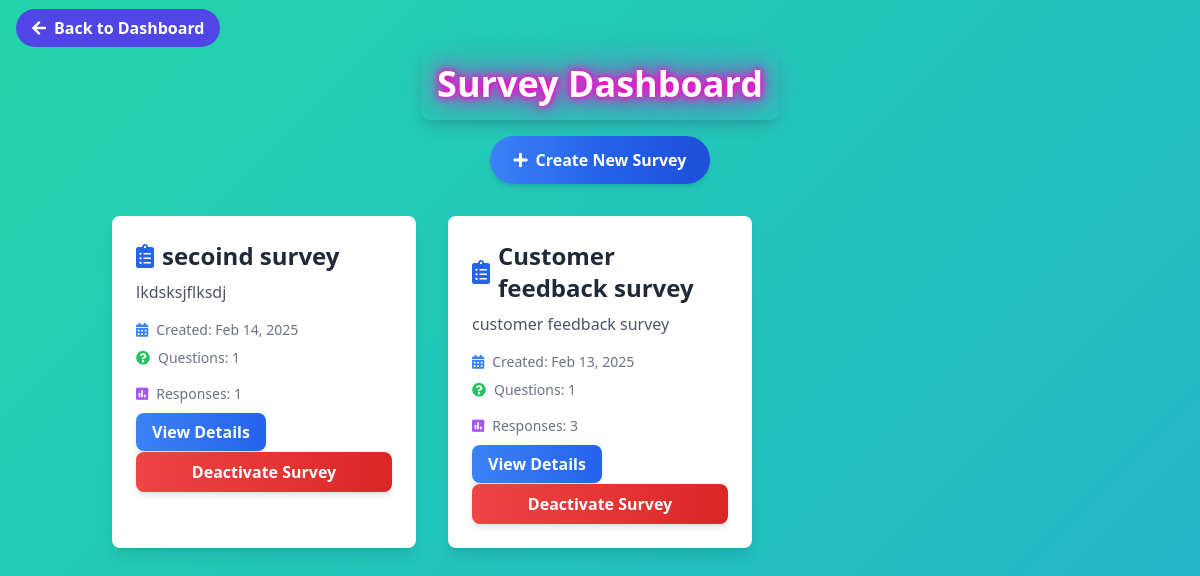
/survey/ (signed in), run on an earlier commit of the app's database.
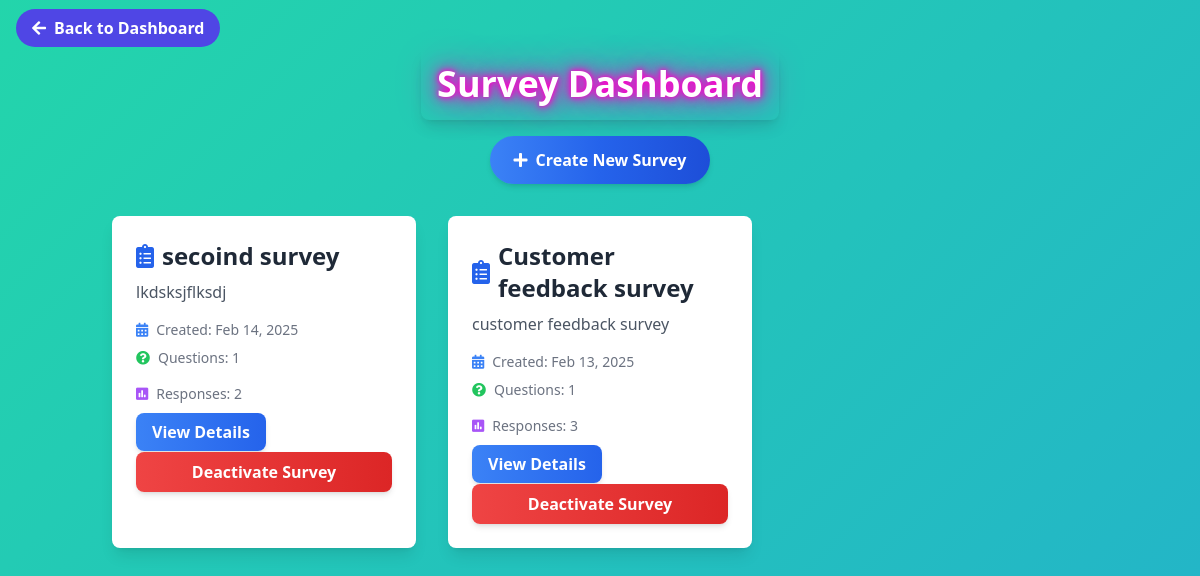
And on a later commit of the database.
### surveys/models.py (models this page shows, shortened)
class Survey(models.Model):
    title = models.CharField(max_length=200)
    description = models.TextField(blank=True, null=True)
    user = models.ForeignKey(
        settings.AUTH_USER_MODEL,
        on_delete=models.CASCADE,
        related_name='surveys',
        null=True  # Allow existing surveys to remain
    )
    created_at = models.DateTimeField(auto_now_add=True)
    updated_at = models.DateTimeField(auto_now=True)
    unique_link = models.CharField(max_length=16, unique=True, blank=True)
    external_link = models.CharField(max_length=16, unique=True, blank=True, null=True)
    max_external_responses = models.PositiveIntegerField(null=True, blank=True)
    external_response_count = models.PositiveIntegerField(default=0)
    is_active = models.BooleanField(default=True)  # New field to track survey activation status
    expiry_datetime = models.DateTimeField(null=True, blank=True)
    is_expired = models.BooleanField(default=False)
    points = models.IntegerField(default=0)

### surveys/views.py (the view)
# urls.py: path('', HomeView.as_view(), name='home'),
class HomeView(LoginRequiredMixin, View):
    def get(self, request):
        surveys = Survey.objects.filter(user=request.user, is_active=True).order_by('-created_at')
        return render(request, 'surveys/home.html', {
            'surveys': surveys,
            'user': request.user
        })

### templates/surveys/home.html (shortened to what this page needs)
<!DOCTYPE html>
<html lang="en">
<head>
    <script src="https://cdn.tailwindcss.com"></script>
    <link rel="stylesheet" href="https://cdnjs.cloudflare.com/ajax/libs/font-awesome/5.15.4/css/all.min.css">
</head>
<body class="animated-bg min-h-screen bg-gray-100">
    <div class="absolute top-4 left-4">
        <a href="{% url 'surveymonitor' %}" class="bg-indigo-600 hover:bg-indigo-700 text-white font-semibold py-2 px-4 rounded-full transition duration-300 ease-in-out transform hover:scale-105">
            <i class="fas fa-arrow-left mr-2"></i>Back to Dashboard
        </a>
    </div>
    <div class="container mx-auto px-6 py-12">
        <div class="flex flex-col items-center mb-8">
            <h1 class="text-4xl font-bold text-white shadow-lg p-4 rounded-lg neon-effect text-center">Survey Dashboard</h1>
            <a href="{% url 'surveys:create_survey' %}"
               class="bg-gradient-to-r from-blue-500 via-blue-600 to-blue-700 text-white font-bold py-3 px-6 rounded-full transform hover:scale-105 shadow-md transition duration-300 mt-4">
                <i class="fas fa-plus mr-2"></i>Create New Survey
            </a>
        </div>
        {% if surveys %}
        <div class="grid md:grid-cols-2 lg:grid-cols-3 gap-8">
            {% for survey in surveys %}
            <div class="bg-white rounded-lg shadow-lg p-6 hover:shadow-xl transition-all duration-300 transform hover:-translate-y-2 hover-translate slide-in">
                <h2 class="text-2xl font-semibold mb-2 text-gray-800 flex items-center">
                    <i class="fas fa-clipboard-list mr-2 text-blue-600"></i>
                    {{ survey.title }}
                </h2>
                <p class="text-gray-600 mb-4 truncate">{{ survey.description|default:"No description available" }}</p>
                <div class="flex items-center text-sm text-gray-500 mb-2">
                    <i class="fas fa-calendar-alt mr-2 text-blue-500"></i>
                    Created: {{ survey.created_at|date:"M d, Y" }}
                </div>
                <div class="flex items-center text-sm text-gray-500 mb-4">
                    <i class="fas fa-question-circle mr-2 text-green-500"></i>
                    Questions: {{ survey.questions.count }}
                </div>
                <div class="flex items-center text-sm text-gray-500 mb-4">
                    <i class="fas fa-poll mr-2 text-purple-500"></i>
                    Responses: {{ survey.responses.count }}
                </div>
                <a href="{% url 'surveys:survey_detail' survey.id %}"
                   class="w-full bg-gradient-to-r from-blue-500 to-blue-600 text-white font-semibold py-2 px-4 rounded-lg text-center shadow-md hover:scale-105 transition duration-200">
                    View Details
                </a>
                <form method="post" action="{% url 'surveys:deactivate_survey' survey.id %}" style="display:inline;">
                    <button type="submit" class="w-full bg-gradient-to-r from-red-500 to-red-600 text-white font-semibold py-2 px-4 rounded-lg text-center shadow-md hover:scale-105 transition duration-200 mt-2" onclick="return confirm('Are you sure you want to deactivate this survey?');">
                        Deactivate Survey
                    </button>
                </form>
            </div>
            {% endfor %}
        </div>
        {% endif %}
    </div>
</body>
</html>

What changed in the data, as far as the page shows it:
changed Survey "secoind survey": responses.count "1" → "2"
